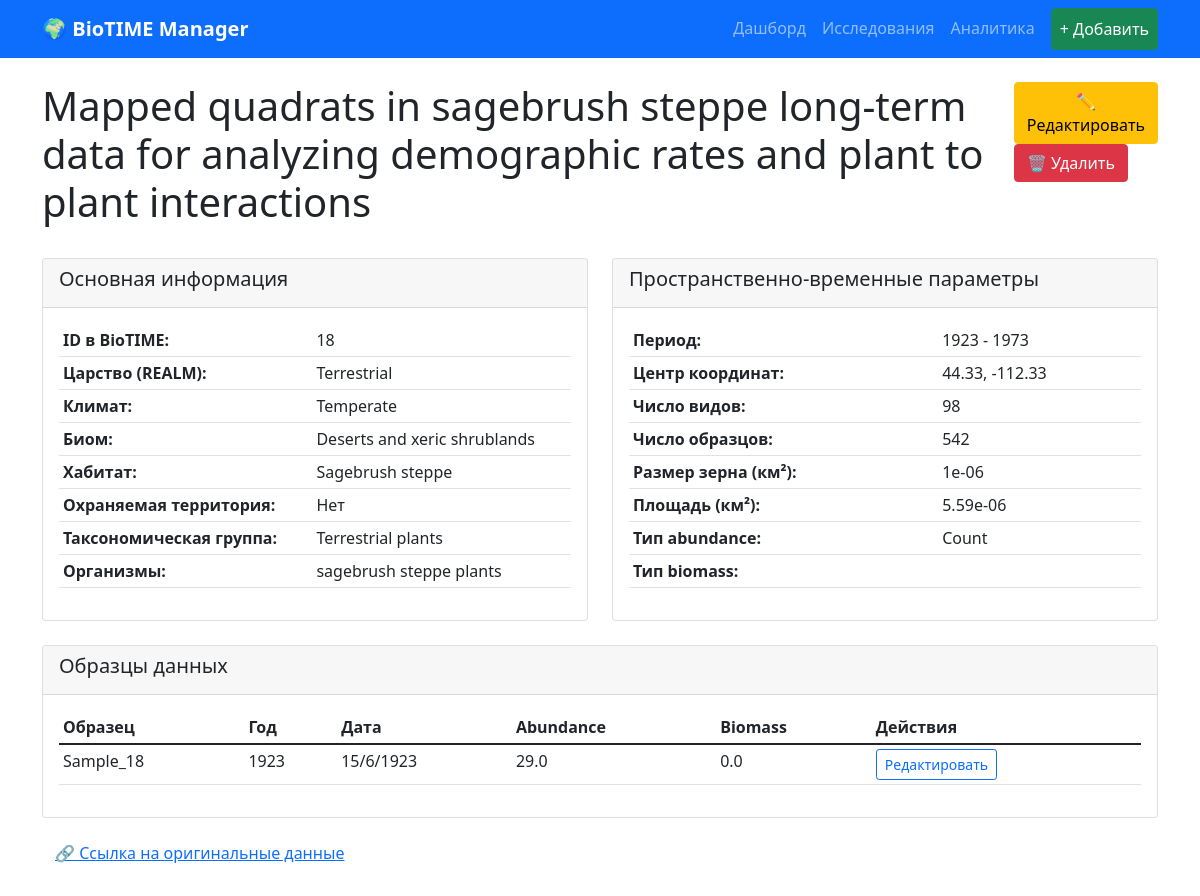
The app's page /study/2 with its own data.
### models.py (models this page shows, shortened)
class Study(db.Model):
    __tablename__ = 'studies'
    id = db.Column(db.Integer, primary_key=True)
    study_id = db.Column(db.Integer, unique=True, nullable=False, index=True)
    realm = db.Column(db.String(50))
    climate = db.Column(db.String(50))
    habitat = db.Column(db.String(100))
    protected_area = db.Column(db.Boolean, default=False)
    biome_map = db.Column(db.String(150))
    taxa = db.Column(db.String(150))
    organisms = db.Column(db.String(200))
    title = db.Column(db.String(500))
    has_plot = db.Column(db.String(1))
    data_points = db.Column(db.Integer)
    start_year = db.Column(db.Integer)
    end_year = db.Column(db.Integer)
    cent_lat = db.Column(db.Float)
    cent_long = db.Column(db.Float)
    number_of_species = db.Column(db.Integer)
    number_of_samples = db.Column(db.Integer)
    grain_sq_km = db.Column(db.Float)
    area_sq_km = db.Column(db.Float)
    abundance_type = db.Column(db.String(50))
    biomass_type = db.Column(db.String(50))
    web_link = db.Column(db.String(500))
    license = db.Column(db.String(50))
    samples = db.relationship('Sample', backref='study', lazy=True, cascade="all, delete-orphan")

class Sample(db.Model):
    __tablename__ = 'samples'
    id = db.Column(db.Integer, primary_key=True)
    study_id = db.Column(db.Integer, db.ForeignKey('studies.id'), nullable=False)
    sample_name = db.Column(db.String(200))
    year = db.Column(db.Integer)
    month = db.Column(db.Integer)
    day = db.Column(db.Integer)
    abundance = db.Column(db.Float)
    biomass = db.Column(db.Float)
    sample_desc = db.Column(db.Text)

### app.py (the view)
@app.route('/study/<int:study_id>')
def study_detail(study_id):
    study = Study.query.get_or_404(study_id)
    samples = Sample.query.filter_by(study_id=study.id).all()
    return render_template('study_detail.html', study=study, samples=samples)

### templates/study_detail.html (shortened to what this page needs)
{% extends "base.html" %}
{% block content %}
<div class="container">
    <div class="d-flex justify-content-between align-items-start mb-4">
        <h1>{{ study.title }}</h1>
        <div>
            <a href="{{ url_for('edit_study', study_id=study.id) }}" class="btn btn-warning">✏️ Редактировать</a>
            <form method="POST" action="{{ url_for('delete_study', study_id=study.id) }}" style="display: inline;" onsubmit="return confirm('Удалить исследование?')">
                <button type="submit" class="btn btn-danger">🗑️ Удалить</button>
            </form>
        </div>
    </div>
    <div class="row">
        <div class="col-md-6">
            <div class="card mb-4">
                <div class="card-header">
                    <h5>Основная информация</h5>
                </div>
                <div class="card-body">
                    <table class="table table-sm">
                        <tr><th>ID в BioTIME:</th><td>{{ study.study_id }}</td></tr>
                        <tr><th>Царство (REALM):</th><td>{{ study.realm }}</td></tr>
                        <tr><th>Климат:</th><td>{{ study.climate }}</td></tr>
                        <tr><th>Биом:</th><td>{{ study.biome_map }}</td></tr>
                        <tr><th>Хабитат:</th><td>{{ study.habitat }}</td></tr>
                        <tr><th>Охраняемая территория:</th><td>{{ "Да" if study.protected_area else "Нет" }}</td></tr>
                        <tr><th>Таксономическая группа:</th><td>{{ study.taxa }}</td></tr>
                        <tr><th>Организмы:</th><td>{{ study.organisms }}</td></tr>
                    </table>
                </div>
            </div>
        </div>
        <div class="col-md-6">
            <div class="card mb-4">
                <div class="card-header">
                    <h5>Пространственно-временные параметры</h5>
                </div>
                <div class="card-body">
                    <table class="table table-sm">
                        <tr><th>Период:</th><td>{{ study.start_year }} - {{ study.end_year }}</td></tr>
                        <tr><th>Центр координат:</th><td>{{ study.cent_lat }}, {{ study.cent_long }}</td></tr>
                        <tr><th>Число видов:</th><td>{{ study.number_of_species }}</td></tr>
                        <tr><th>Число образцов:</th><td>{{ study.number_of_samples }}</td></tr>
                        <tr><th>Размер зерна (км²):</th><td>{{ study.grain_sq_km }}</td></tr>
                        <tr><th>Площадь (км²):</th><td>{{ study.area_sq_km }}</td></tr>
                        <tr><th>Тип abundance:</th><td>{{ study.abundance_type }}</td></tr>
                        <tr><th>Тип biomass:</th><td>{{ study.biomass_type }}</td></tr>
                    </table>
                </div>
            </div>
        </div>
    </div>
    <div class="card">
        <div class="card-header">
            <h5>Образцы данных</h5>
        </div>
        <div class="card-body">
            <div class="table-responsive">
                <table class="table table-sm">
                    <thead>
                        <tr>
                            <th>Образец</th>
                            <th>Год</th>
                            <th>Дата</th>
                            <th>Abundance</th>
                            <th>Biomass</th>
                            <th>Действия</th>
                        </tr>
                    </thead>
                    <tbody>
                        {% for sample in samples %}
                        <tr>
                            <td>{{ sample.sample_name }}</td>
                            <td>{{ sample.year }}</td>
                            <td>{{ sample.day }}/{{ sample.month }}/{{ sample.year }}</td>
                            <td>
                                <span class="sample-abundance-{{ sample.id }}">{{ sample.abundance }}</span>
                            </td>
                            <td>
                                <span class="sample-biomass-{{ sample.id }}">{{ sample.biomass }}</span>
                            </td>
                            <td>
                                <button class="btn btn-sm btn-outline-primary" onclick="editSample({{ sample.id }})">Редактировать</button>
                            </td>
                        </tr>
                        {% endfor %}
                    </tbody>
                </table>
            </div>
        </div>
    </div>
    {% if study.web_link %}
    <div class="mt-3">
        <a href="{{ study.web_link }}" target="_blank" class="btn btn-link">🔗 Ссылка на оригинальные данные</a>
    </div>
    {% endif %}
</div>
{% endblock %}

### records on screen
Study: title "Mapped quadrats in sagebrush steppe long-term data for analyzing demographic rates and plant to plant interactions", study_id "18", realm "Terrestrial", climate "Temperate", biome_map "Deserts and xeric shrublands", habitat "Sagebrush steppe", protected_area "Нет", taxa "Terrestrial plants", organisms "sagebrush steppe plants", start_year "1923", end_year "1973", cent_lat "44.33", cent_long "-112.33", number_of_species "98", number_of_samples "542", grain_sq_km "1e-06", area_sq_km "5.59e-06", abundance_type "Count"
Sample: sample_name "Sample_18", year "1923", day "15", month "6", abundance "29.0", biomass "0.0"
